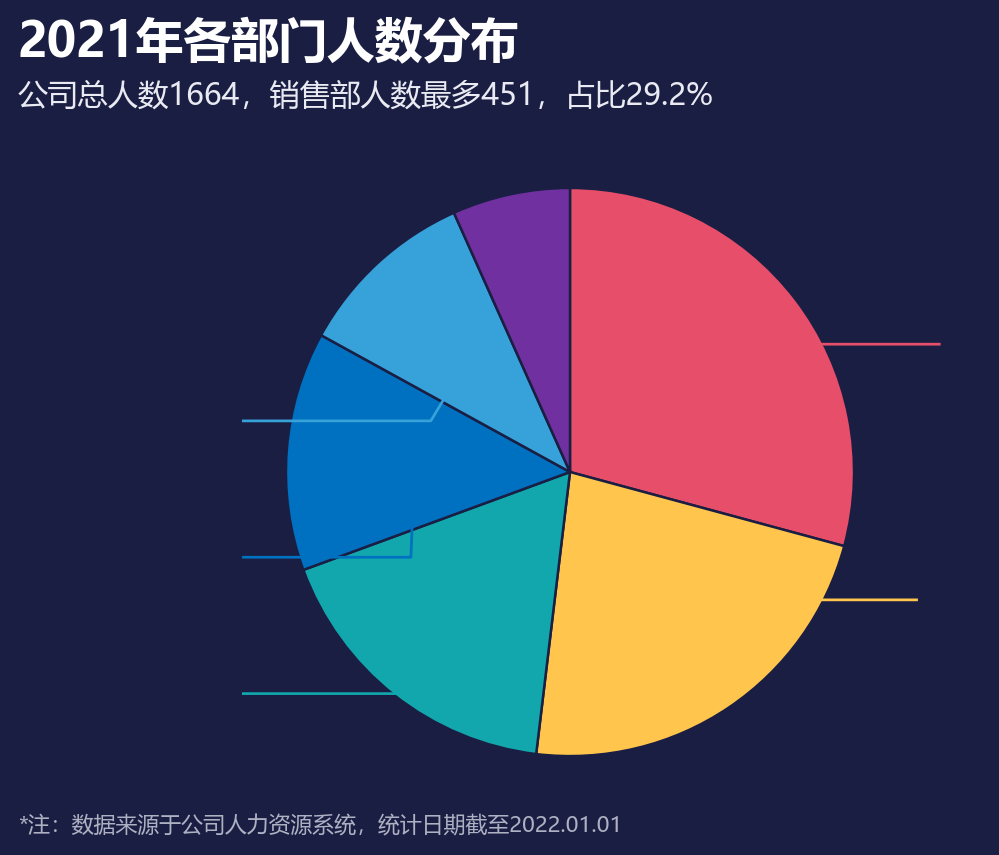

Source code (Python):
# -*- coding: utf-8 -*-
"""
图表 19 南丁格尔圆饼图
复现《Excel数据可视化 - 从图表到数据大屏》第二章后15个图表
运行: python 19_南丁格尔圆饼图.py  ->  生成 19_南丁格尔圆饼图.png
"""

import os
import math
import numpy as np
import matplotlib
matplotlib.use('Agg')
import matplotlib.pyplot as plt
from matplotlib.patches import (Circle, Wedge, Rectangle, FancyBboxPatch,
                                PathPatch)
from matplotlib.path import Path
from matplotlib.lines import Line2D
from matplotlib.patches import Patch
import matplotlib.colors as mcolors

plt.rcParams['font.sans-serif'] = ['Microsoft YaHei', 'SimHei', 'DejaVu Sans']
plt.rcParams['axes.unicode_minus'] = False
plt.rcParams['figure.dpi'] = 150

OUT = os.path.dirname(os.path.abspath(__file__))

# ---------------- 配色（取自原图表像素） ----------------
BG       = '#1A1E43'   # 深蓝底
BLUE     = '#0070C0'
BLUE_L   = '#00B0F0'
BLUE_M   = '#82ADD7'
BLUE_BR  = '#0E5DFF'   # 子弹图-实际
RED      = '#E74E69'
YELLOW   = '#FFC000'
AMBER    = '#FFC54D'
TEAL     = '#087E8B'
ROSE_R   = '#F94C66'
CYAN     = '#37A2DA'
GREEN_T  = '#11A7AD'
PURPLE   = '#7030A0'
DARKLINE = '#1A1E43'
TXT      = '#FFFFFF'
TXT2     = '#E9EAF2'
TXT3     = '#AEB1C2'
GREY_TR  = '#767889'   # 滑珠轨道灰
GREY_BEAD= '#A6A6A6'
OUTLINE  = '#9BA0BC'   # 目标柱描边
# 南丁格尔圆环
R_PURPLE = '#512DCB'
R_BLUE   = '#6073F3'
R_CYAN   = '#66CBDD'
# 复合柱形图季度色
Q_COLORS = ['#4A5BD1', '#FC6C0F', '#F6A50B', '#A2417B']

TITLE_FS  = 23
SUB_FS    = 14.5
NOTE_FS   = 10.5


def save(fig, name):
    path = os.path.join(OUT, name)
    fig.savefig(path, facecolor=BG, bbox_inches='tight', pad_inches=0.12)
    plt.close(fig)
    print('saved:', name)


def dashboard(title=None, subtitle=None, footnote=None, figsize=(8.4, 6.0)):
    """统一的深色大屏画布，返回 fig，标题/副标题/脚注用 figure 坐标"""
    fig = plt.figure(figsize=figsize, facecolor=BG)
    if title:
        fig.text(0.055, 0.955, title, fontsize=TITLE_FS, fontweight='bold',
                 color=TXT, va='top', ha='left')
    if subtitle:
        fig.text(0.055, 0.885, subtitle, fontsize=SUB_FS, color=TXT2,
                 va='top', ha='left')
    if footnote:
        fig.text(0.055, 0.045, footnote, fontsize=NOTE_FS, color=TXT3,
                 va='bottom', ha='left')
    return fig


def polar_xy(r, deg_cw_from_top):
    """顺时针(从正上方)角度 -> 直角坐标"""
    a = np.radians(90 - deg_cw_from_top)
    return r * np.cos(a), r * np.sin(a)


def ring(ax, r_in, r_out, vals, colors, start=90, edge=DARKLINE, lw=1.2):
    """画一个(甜甜圈)环：vals 为各项占比(自动归一)，从 start 度起顺时针着色"""
    vals = np.asarray(vals, dtype=float)
    total = vals.sum()
    cur = start
    out = []
    for v, c in zip(vals, colors):
        sweep = 360.0 * v / total
        if c is not None:
            w = Wedge((0, 0), r_out, cur - sweep, cur,
                      width=r_out - r_in, facecolor=c, edgecolor=edge,
                      linewidth=lw, zorder=2)
            ax.add_patch(w)
            out.append(w)
        cur -= sweep
    return out


def capsule(ax, x0, x1, y, thick_pt, color, z=2):
    """以粗圆头线画胶囊条(thick_pt 为线宽/点)，不受坐标比例影响"""
    ax.plot([x0, x1], [y, y], color=color, lw=thick_pt,
            solid_capstyle='round', solid_joinstyle='round',
            zorder=z, clip_on=False)


# ============ 19 南丁格尔圆饼图 ============
def fig19():
    cats   = ['销售部', '采购部', '工程部', '财务部', '行政部', '人力部']
    vals   = [0.292, 0.227, 0.175, 0.136, 0.103, 0.067]
    palette = [RED, AMBER, GREEN_T, BLUE, CYAN, PURPLE]

    fig = dashboard('2021年各部门人数分布',
                    '公司总人数1664，销售部人数最多451，占比29.2%',
                    '*注：数据来源于公司人力资源系统，统计日期截至2022.01.01')
    ax = fig.add_axes([0.20, 0.09, 0.62, 0.74])
    ax.set_xlim(-1.30, 1.45); ax.set_ylim(-1.12, 1.18)
    ax.set_aspect('equal'); ax.axis('off')

    # 六扇区实心饼（从正上方起顺时针），细深色分隔线
    ring(ax, 0.0, 1.0, vals, palette, start=90, edge=DARKLINE, lw=1.2)

    # 引导线（原图无标签文字）：右侧两条带圆点，左侧三条折线
    # (锚点, 拐点, 水平末端, 颜色, 是否带圆点)
    leaders = [
        ((0.75, 0.29), (0.88, 0.45), (1.30, 0.45), RED, True),    # 销售
        ((0.60, -0.37), (0.67, -0.45), (1.22, -0.45), AMBER, True),  # 采购
        ((-0.40, -0.70), (-0.52, -0.78), (-1.15, -0.78), GREEN_T, False),  # 工程
        ((-0.55, -0.05), (-0.56, -0.30), (-1.15, -0.30), BLUE, False),    # 财务
        ((-0.40, 0.33), (-0.49, 0.18), (-1.15, 0.18), CYAN, False),      # 行政
    ]
    for anchor, elbow, end, c, dot in leaders:
        ax.plot([anchor[0], elbow[0], end[0]],
                [anchor[1], elbow[1], end[1]],
                color=c, lw=1.3, zorder=4)
        if dot:
            ax.scatter([anchor[0]], [anchor[1]], s=60, color=c, zorder=5)
    save(fig, '19_南丁格尔圆饼图.png')


if __name__ == '__main__':
    fig19()
